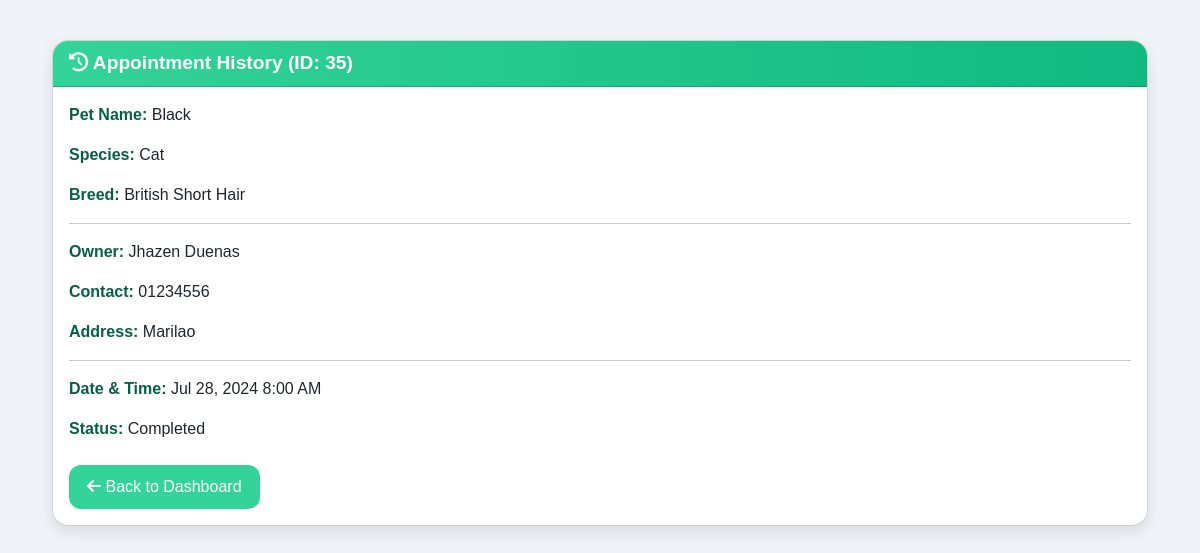
The app's page /view_history_staff.php?id=35 (signed in) with its own data.
### tables this page shows
CREATE TABLE appointments (appointment_id INTEGER PRIMARY KEY AUTOINCREMENT, owner_id, pet_id, appointment_date, appointment_time, reason, status, created_by, notes, created_at);

CREATE TABLE pets (pet_id INTEGER PRIMARY KEY AUTOINCREMENT, owner_id, pet_name, species, breed, sex, age, birthdate, color, microchip_no, created_at);

CREATE TABLE owners (owner_id INTEGER PRIMARY KEY AUTOINCREMENT, first_name, last_name, address, contact_number, email, created_at);

### view_history_staff.php (the view, shortened to what this page needs)
<?php
try {
    $conn = new PDO('sqlite:' . __DIR__ . '/data/data.sqlite');
    $conn->setAttribute(PDO::ATTR_ERRMODE, PDO::ERRMODE_EXCEPTION);
} catch (PDOException $e) {
    die("Database connection failed: " . $e->getMessage());
}
$appointment_id = intval($_GET['id'] ?? 0);
$sql = "SELECT
            a.appointment_id,
            a.appointment_date,
            a.appointment_time,
            a.status,
            p.pet_name,
            p.species,
            p.breed,
            (o.first_name || ' ' || o.last_name) AS owner_name,
            o.contact_number,
            o.address
        FROM appointments a
        INNER JOIN pets p ON a.pet_id = p.pet_id
        INNER JOIN owners o ON p.owner_id = o.owner_id
        WHERE a.appointment_id = ?";
$stmt = $conn->prepare($sql);
$stmt->execute([$appointment_id]);
$appointment = $stmt->fetch(PDO::FETCH_ASSOC);
?>
<!DOCTYPE html>
<html>
<head>
    <link href="https://cdn.jsdelivr.net/npm/bootstrap@5.3.0/dist/css/bootstrap.min.css" rel="stylesheet">
    <link rel="stylesheet" href="https://cdnjs.cloudflare.com/ajax/libs/font-awesome/6.4.0/css/all.min.css">
</head>
<body>
<div class="container">
    <?php if ($appointment): ?>
        <div class="card">
            <div class="card-header">
                <i class="fas fa-history"></i> Appointment History (ID: <?= $appointment['appointment_id'] ?>)
            </div>
            <div class="card-body">
                <p><label>Pet Name:</label> <?= htmlspecialchars($appointment['pet_name']) ?></p>
                <p><label>Species:</label> <?= htmlspecialchars($appointment['species'] ?? 'N/A') ?></p>
                <p><label>Breed:</label> <?= htmlspecialchars($appointment['breed'] ?? 'N/A') ?></p>
                <hr>
                <p><label>Owner:</label> <?= htmlspecialchars($appointment['owner_name']) ?></p>
                <p><label>Contact:</label> <?= htmlspecialchars($appointment['contact_number']) ?></p>
                <p><label>Address:</label> <?= htmlspecialchars($appointment['address']) ?></p>
                <hr>
                <p><label>Date & Time:</label>
                    <?= date('M d, Y g:i A', strtotime($appointment['appointment_date'] . ' ' . $appointment['appointment_time'])) ?>
                </p>
                <p><label>Status:</label> <?= htmlspecialchars($appointment['status']) ?></p>
                <div class="mt-4">
                    <a href="staff_dashboard.php" class="btn btn-success"><i class="fas fa-arrow-left"></i> Back to Dashboard</a>
                </div>
            </div>
        </div>
    <?php else: ?>
        <div class="alert alert-danger">❌ Appointment not found.</div>
        <a href="staff_dashboard.php" class="btn btn-success"><i class="fas fa-arrow-left"></i> Back to Dashboard</a>
    <?php endif; ?>
</div>
</body>
</html>

### view_history_staff.php (style rules this page uses)
body { background-color: #f0f4f8; font-family: 'Poppins', sans-serif; padding: 40px; }
.card { border-radius: 16px; box-shadow: 0 6px 15px rgba(0,0,0,0.1); overflow: hidden; }
.card-header { background: linear-gradient(90deg, #34d399, #10b981); color: white; font-weight: 600; font-size: 1.2rem; }
.card-body label { font-weight: 600; color: #065f46; }
.btn-success { background-color: #34d399; border: none; border-radius: 12px; padding: 10px 18px; font-weight: 500; }

### records on screen
appointments: appointment_id "35", pet.pet_name "Black", pet.species "Cat", pet.breed "British Short Hair", owner.contact_number "01234556", owner.address "Marilao", appointment_date+appointment_time "Jul 28, 2024 8:00 AM", status "Completed"

### other values on screen
$appointment['owner_name'] "Jhazen Duenas"
